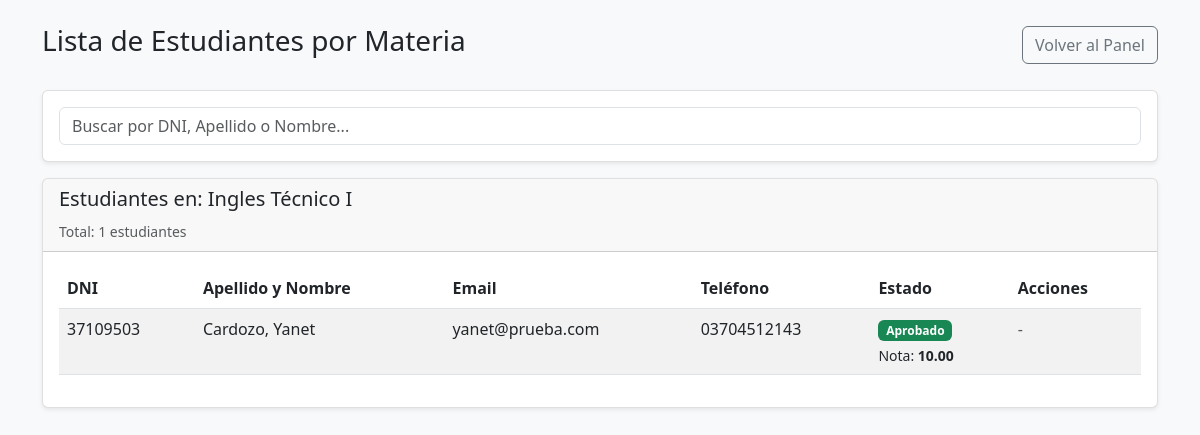
Page /profesor/cargar_calificaciones.php (signed in) on the committed database.
### tables this page shows
CREATE TABLE `materias` (
  `id` int(11) NOT NULL,
  `nombre` varchar(100) NOT NULL,
  `activo` tinyint(1) DEFAULT 1,
  `fecha_creacion` timestamp NOT NULL DEFAULT current_timestamp(),
  `id_carrera` int(11) NOT NULL COMMENT 'ID de la carrera asociada',
  `fecha_modificacion` timestamp NULL DEFAULT current_timestamp() ON UPDATE current_timestamp() COMMENT 'Fecha de última modificación',
  `año` int(11) NOT NULL DEFAULT 1 COMMENT 'Año de la materia en el plan de estudios (ej: 1, 2, 3)'
);

CREATE TABLE `analitico` (
  `id` int(11) NOT NULL,
  `id_estudiante` int(11) NOT NULL,
  `id_materia` int(11) NOT NULL,
  `cursada` tinyint(1) NOT NULL DEFAULT 0 COMMENT '1 = sí, 0 = no',
  `regular` tinyint(1) NOT NULL DEFAULT 0 COMMENT '1 = sí, 0 = no',
  `inscripto_para_final` tinyint(1) NOT NULL DEFAULT 0 COMMENT '1 = Inscripto para final, 0 = No',
  `aprobada` tinyint(1) NOT NULL DEFAULT 0 COMMENT '1 = sí, 0 = no',
  `calificacion_final` int(11) DEFAULT NULL COMMENT 'Nota final (1-10)',
  `activo` tinyint(1) NOT NULL DEFAULT 1 COMMENT 'para mostrar el panel con las materias'
);

CREATE TABLE `estudiante` (
  `id` int(11) NOT NULL,
  `dni` varchar(20) NOT NULL,
  `nombre` varchar(100) NOT NULL,
  `apellido` varchar(100) NOT NULL,
  `email` varchar(120) NOT NULL,
  `telefono` varchar(30) DEFAULT NULL,
  `direccion` varchar(255) DEFAULT NULL,
  `password_hash` varchar(255) NOT NULL,
  `rol_id` int(11) NOT NULL DEFAULT 1,
  `activo` tinyint(1) NOT NULL DEFAULT 1,
  `creado_en` timestamp NOT NULL DEFAULT current_timestamp(),
  `id_carrera` int(11) DEFAULT NULL COMMENT '1',
  `anio_ingreso` year(4) DEFAULT NULL COMMENT 'Año de ingreso a la carrera',
  `anio_actual` tinyint(1) DEFAULT NULL COMMENT 'Año actual manual (NULL = automático)'
);

### profesor/cargar_calificaciones.php (the view, shortened to what this page needs)
<?php
$conn = conectar();
$sql_materias = "SELECT m.id, m.nombre
                 FROM asignaciones a
                 JOIN materias m ON a.id_materia = m.id
                 WHERE a.id_profesor = ? AND a.activo = 1 AND m.activo = 1
                 ORDER BY m.nombre";
$stmt_materias = $conn->prepare($sql_materias);
$stmt_materias->bind_param("i", $_SESSION["id_usuario"]);
$stmt_materias->execute();
$materias_result = $stmt_materias->get_result();
$materias = $materias_result->fetch_all(MYSQLI_ASSOC);
$id_materia = null;
$nombre_materia = '';
$mostrar_selector = true;
if (count($materias) == 1) {
    $id_materia = $materias[0]['id'];
    $nombre_materia = $materias[0]['nombre'];
    $mostrar_selector = false;
}
$estudiantes = null;
if ($id_materia > 0) {
    $sql_estudiantes = "SELECT e.id as id_estudiante, a.id as id_analitico, e.dni, e.nombre, e.apellido, e.email, e.telefono, a.regular, a.aprobada, a.inscripto_para_final, a.calificacion_final
                        FROM analitico a
                        JOIN estudiante e ON a.id_estudiante = e.id
                        WHERE a.id_materia = ? AND a.activo = 1 AND e.activo = 1
                        ORDER BY e.apellido, e.nombre";
    $stmt = $conn->prepare($sql_estudiantes);
    $stmt->bind_param("i", $id_materia);
    $stmt->execute();
    $estudiantes = $stmt->get_result();
}
?>
<!DOCTYPE html>
<html lang="es">
<head>
  <link href="https://cdn.jsdelivr.net/npm/bootstrap@5.3.0/dist/css/bootstrap.min.css" rel="stylesheet">
</head>
<body>
  <div class="container mt-4">
    <div class="d-flex justify-content-between align-items-center mb-4">
      <h2 class="h3">Lista de Estudiantes por Materia</h2>
      <a href="../panel_profesor.php" class="btn btn-outline-secondary">Volver al Panel</a>
    </div>
    <?php if ($id_materia > 0): ?>
    <div class="card mb-3 buscador-container">
      <div class="card-body">
        <input type="text" id="buscadorEstudiantes" class="form-control" placeholder="Buscar por DNI, Apellido o Nombre...">
      </div>
    </div>
    <?php endif; ?>
    <?php if($estudiantes && $estudiantes->num_rows > 0): ?>
    <div class="card">
      <div class="card-header">
        <h5>Estudiantes en: <?php echo htmlspecialchars($nombre_materia); ?></h5>
        <small class="text-muted">Total: <?php echo $estudiantes->num_rows; ?> estudiantes</small>
      </div>
      <div class="card-body">
        <table class="table table-striped table-hover" id="tablaEstudiantes">
          <thead>
            <tr>
              <th>DNI</th>
              <th>Apellido y Nombre</th>
              <th>Email</th>
              <th>Teléfono</th>
              <th>Estado</th>
              <th>Acciones</th>
            </tr>
          </thead>
          <tbody>
            <?php while($est = $estudiantes->fetch_assoc()): ?>
            <?php
            $estado_texto = 'No Regular';
            $clase_estado = 'bg-secondary';
            if ($est['aprobada'] == 1) {
                $estado_texto = 'Aprobado';
                $clase_estado = 'bg-success';
            } elseif ($est['inscripto_para_final'] == 1) {
                $estado_texto = 'Inscripto Final';
                $clase_estado = 'bg-info';
            } elseif ($est['regular'] == 1) {
                $estado_texto = 'Regular';
                $clase_estado = 'bg-warning';
            }
            ?>
            <tr id="fila_<?php echo $est['id_analitico']; ?>">
              <td class="dato-estudiante"><?php echo htmlspecialchars($est['dni']); ?></td>
              <td class="dato-estudiante"><?php echo htmlspecialchars($est['apellido'] . ', ' . $est['nombre']); ?></td>
              <td class="dato-estudiante"><?php echo htmlspecialchars($est['email']); ?></td>
              <td class="dato-estudiante"><?php echo htmlspecialchars($est['telefono']); ?></td>
              <td class="dato-estudiante" id="estado_<?php echo $est['id_analitico']; ?>">
                  <span class="badge <?php echo $clase_estado; ?>"><?php echo $estado_texto; ?></span>
                  <?php if ($est['calificacion_final'] !== null): ?>
                      <div class="small mt-1">Nota: <strong><?php echo number_format($est['calificacion_final'], 2); ?></strong></div>
                  <?php endif; ?>
              </td>
              <td class="dato-estudiante" id="accion_<?php echo $est['id_analitico']; ?>">
                  <?php if ($est['regular'] == 1 && $est['aprobada'] == 0 && $est['inscripto_para_final'] == 0): ?>
                      <button type="button"
                              class="btn btn-sm btn-warning"
                              data-bs-toggle="modal"
                              data-bs-target="#confirmarRegularizarModal"
                              data-estudiante-id="<?php echo $est['id_analitico']; ?>"
                              data-estudiante-nombre="<?php echo htmlspecialchars($est['apellido'] . ', ' . $est['nombre']); ?>"
                              data-materia-nombre="<?php echo htmlspecialchars($nombre_materia); ?>">
                         Regularizar
                      </button>
                  <?php else: ?>
                      <span class="text-muted">-</span>
                  <?php endif; ?>
              </td>
            </tr>
            <?php endwhile; ?>
          </tbody>
        </table>
      </div>
    </div>
    <?php elseif($id_materia > 0): ?>
    <div class="alert alert-info" role="alert">
        No hay estudiantes inscritos en esta materia.
    </div>
    <?php endif; ?>
  </div>
</body>
</html>

### profesor/cargar_calificaciones.php (style rules this page uses)
body { background-color: #f8f9fa; }
.card { box-shadow: 0 0.125rem 0.25rem rgba(0, 0, 0, 0.075); border: 1px solid rgba(0, 0, 0, 0.125); }
.table th { border-top: 0; }
.buscador-container { margin-bottom: 1rem; }

### rows in the picture
materias: nombre "Ingles Técnico I"
analitico: id_estudiante.dni "37109503", id_estudiante.nombre "Cardozo, Yanet", id_estudiante.email "yanet@prueba.com", id_estudiante.telefono "03704512143", aprobada "Aprobado", calificacion_final "10.00"

### other values in the picture
$estudiantes->num_rows "1"
